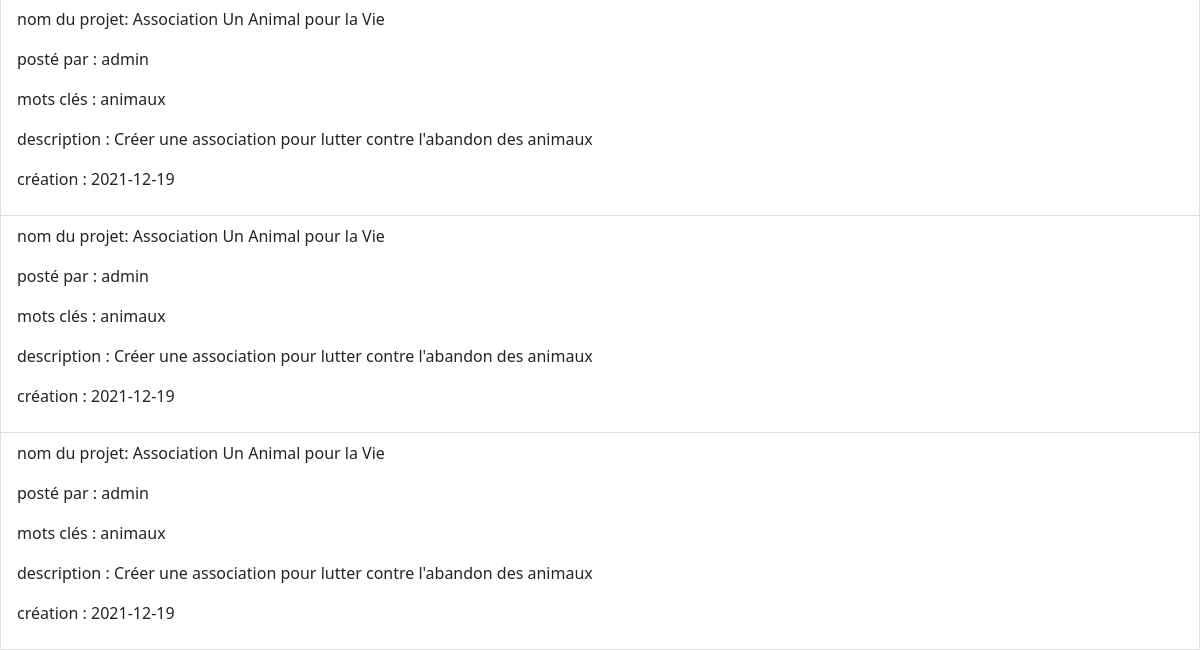
Before: /parcourir (lower part) with the older database file.
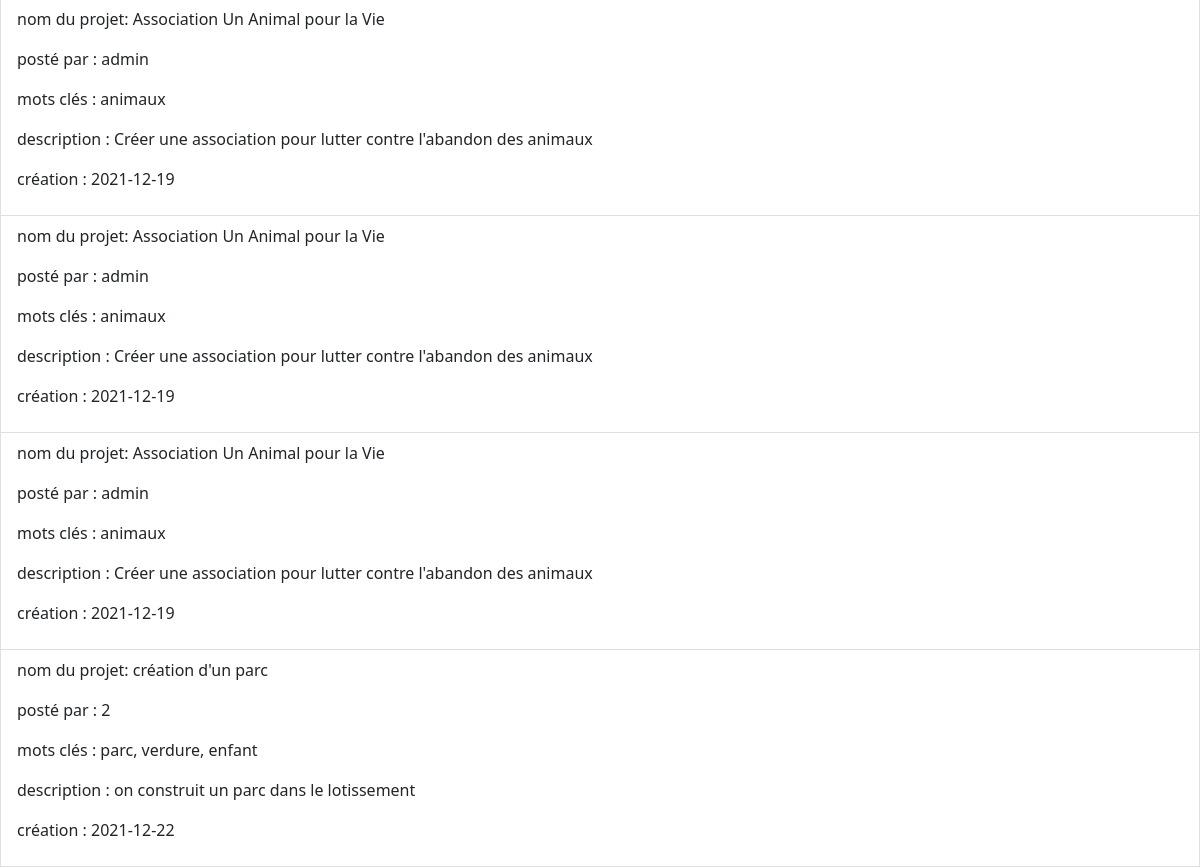
After: the same page with the newer database file.
### tables this page shows
CREATE TABLE "subs" (
	"Nom"	varchar NOT NULL,
	"Posté_par"	varchar NOT NULL,
	"Numéro_projet"	INTEGER NOT NULL UNIQUE,
	"Mots_clés"	text NOT NULL,
	"description"	TEXT NOT NULL,
	"création"	TEXT NOT NULL,
	PRIMARY KEY("Numéro_projet" AUTOINCREMENT)
);

### app.py (the view)
@app.route('/parcourir')
def parcourir():
     db='database.db'
     con=sqlite3.connect(db)
     cur=con.cursor()
     cur.execute("SELECT * FROM subs ;")
     L=cur.fetchall()
     con.close()
     return render_template('parcourir.html',data=L)

### templates/parcourir.html (shortened to what this page needs)
{% extends 'layout.html' %}
{% block content %}
<div class = "wrapper">
    {% for items in data %}
    <a href="/sub/{{ items[2] }}" class="list-group-item list-group-item-action flex-column align-items-start">
    <div class = "projets">
        <p>nom du projet: {{items[0]}}</p>
        <p>posté par : {{items[1]}}</p>
        <p>mots clés : {{items[3]}}</p>
        <p>description : {{items[4]}}</p>
        <p>création : {{items[5]}}</p>
    </div>
    </a>
    {% endfor %}
</div>
{% endblock %}

### templates/layout.html (shortened to what this page needs)
<!DOCTYPE html>
<html lang="en">
<head>
  {% block head %}
    <link rel="stylesheet" href="/static/styles/stylehome.css" type="text/css">
    <link href="https://cdn.jsdelivr.net/npm/bootstrap@5.1.3/dist/css/bootstrap.min.css" rel="stylesheet">
  {% endblock %}
</head>
<body>
  <div id="content">{% block content %}{% endblock %}</div>
</body>
</html>

### static/styles/stylehome.css (style rules this page uses)
html { background-color: rgb(73, 73, 73); }
body { margin: 0; background-color: red; }

Changed rows visible on the page:
added subs: Nom "création d'un parc", Posté_par "2", Mots_clés "parc, verdure, enfant", description "on construit un parc dans le lotissement", création "2021-12-22"
